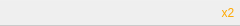
<?xml version="1.0" encoding="UTF-8"?>
<ui version="4.0">
 <class>Message</class>
 <widget class="QWidget" name="Message">
  <property name="geometry">
   <rect>
    <x>0</x>
    <y>0</y>
    <width>240</width>
    <height>26</height>
   </rect>
  </property>
  <property name="windowTitle">
   <string notr="true">Form</string>
  </property>
  <property name="styleSheet">
   <string notr="true">#frame {
	border-top: 1px solid rgba(255, 255, 255, 20);
	border-bottom: 1px solid rgba(0, 0, 0, 40);
}

#date {
	color: rgb(128, 128, 128);
}</string>
  </property>
  <layout class="QHBoxLayout" name="horizontalLayout">
   <property name="spacing">
    <number>0</number>
   </property>
   <property name="margin">
    <number>0</number>
   </property>
   <item>
    <widget class="QFrame" name="frame">
     <property name="frameShape">
      <enum>QFrame::NoFrame</enum>
     </property>
     <property name="frameShadow">
      <enum>QFrame::Plain</enum>
     </property>
     <layout class="QHBoxLayout" name="horizontalLayout_2" stretch="0,0,1,0">
      <property name="spacing">
       <number>3</number>
      </property>
      <property name="leftMargin">
       <number>6</number>
      </property>
      <property name="topMargin">
       <number>2</number>
      </property>
      <property name="rightMargin">
       <number>3</number>
      </property>
      <property name="bottomMargin">
       <number>2</number>
      </property>
      <item>
       <widget class="QLabel" name="icon">
        <property name="sizePolicy">
         <sizepolicy hsizetype="Fixed" vsizetype="Fixed">
          <horstretch>0</horstretch>
          <verstretch>0</verstretch>
         </sizepolicy>
        </property>
        <property name="minimumSize">
         <size>
          <width>20</width>
          <height>20</height>
         </size>
        </property>
        <property name="pixmap">
         <pixmap resource="../../resources/icons.qrc">:/icons/info</pixmap>
        </property>
        <property name="alignment">
         <set>Qt::AlignCenter</set>
        </property>
       </widget>
      </item>
      <item>
       <widget class="QLabel" name="date">
        <property name="sizePolicy">
         <sizepolicy hsizetype="Fixed" vsizetype="Preferred">
          <horstretch>0</horstretch>
          <verstretch>0</verstretch>
         </sizepolicy>
        </property>
        <property name="minimumSize">
         <size>
          <width>40</width>
          <height>0</height>
         </size>
        </property>
        <property name="text">
         <string notr="true"/>
        </property>
        <property name="alignment">
         <set>Qt::AlignCenter</set>
        </property>
       </widget>
      </item>
      <item>
       <widget class="QLabel" name="label">
        <property name="sizePolicy">
         <sizepolicy hsizetype="Preferred" vsizetype="Preferred">
          <horstretch>0</horstretch>
          <verstretch>0</verstretch>
         </sizepolicy>
        </property>
        <property name="wordWrap">
         <bool>true</bool>
        </property>
       </widget>
      </item>
      <item>
       <widget class="QLabel" name="count_label">
        <property name="minimumSize">
         <size>
          <width>18</width>
          <height>0</height>
         </size>
        </property>
        <property name="font">
         <font>
          <pointsize>9</pointsize>
          <italic>false</italic>
         </font>
        </property>
        <property name="styleSheet">
         <string notr="true">color: rgb(255, 168, 0);</string>
        </property>
        <property name="text">
         <string notr="true">x2</string>
        </property>
        <property name="alignment">
         <set>Qt::AlignCenter</set>
        </property>
       </widget>
      </item>
     </layout>
    </widget>
   </item>
  </layout>
 </widget>
 <resources>
  <include location="../../resources/icons.qrc"/>
 </resources>
 <connections/>
</ui>
